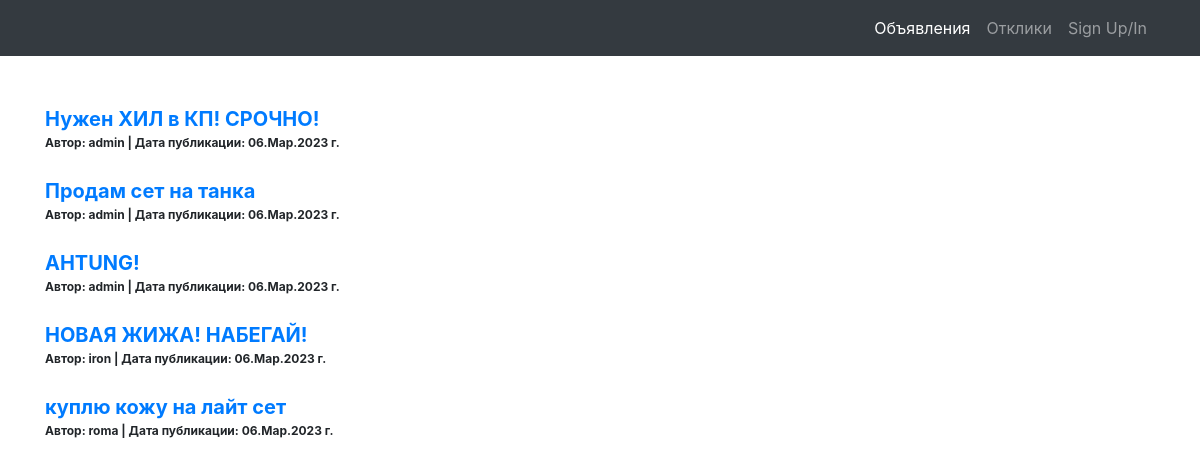
/index, run on the app's committed database.
### board/models.py (models this page shows)
class Post(models.Model):
    Tanks = 'Танки'
    Healers = 'Хилы'
    DD = 'ДД'
    Traders = 'Торговцы'
    GM = 'Гилдмастеры'
    QG = 'Квестгиверы'
    BM = 'Кузнецы'
    LE = 'Кожевники'
    PO = 'Зельевары'
    MS = 'Мастера заклинаний'
    CATEGORY = [
        (Tanks, 'Танки'),
        (Healers, 'Хилы'),
        (Traders, 'Торговцы'),
        (GM, 'Гилдмастеры'),
        (QG, 'Квестгиверы'),
        (BM, 'Кузнецы'),
        (LE, 'Кожевники'),
        (PO, 'Зельевары'),
        (MS, 'Мастера заклинаний'),
    ]
    author = models.ForeignKey(User, on_delete=models.CASCADE)
    category = models.CharField(max_length=18, choices=CATEGORY, verbose_name='Категория')
    dateCreation = models.DateTimeField(auto_now_add=True)
    title = models.CharField(max_length=256, verbose_name='Название')
    text = RichTextField()

### board/views.py (the view)
# urls.py: path('index', Index.as_view(), name='index'),
class Index(ListView):
    model = Post
    template_name = 'index.html'
    context_object_name = 'posts'

### templates/index.html (shortened to what this page needs)
{% extends 'default.html' %}
{% block content %}
    <br><br>
    {% if posts %}
        {% for post in posts %}
            <a href="/post/{{ post.id }}" style="font-size: 20px;"><b>{{ post.title }}</b></a><br>
            <span style="font-size: 12px;"><b>Автор:  {{ post.author }} |
                Дата публикации: {{ post.dateCreation|date:'d.M.Y' }} г.</b></span><br><br>
        {% endfor %}
    {% else %}
        <br><br>
        <h2>Публикаций нет!</h2>
    {% endif %}
{% endblock content %}

### templates/default.html (shortened to what this page needs)
{% load static %}
<html lang="en">
<head>
  <link href="{% static 'vendor/bootstrap/css/bootstrap.min.css' %}" rel="stylesheet">
</head>
<body>
  <nav class="navbar navbar-expand-lg navbar-dark bg-dark static-top">
    <div class="container">
      <div class="collapse navbar-collapse" id="navbarResponsive">
        <ul class="navbar-nav ml-auto">
          <li class="nav-item active">
            <a class="nav-link" href="{% url 'index' %}">Объявления
            </a>
          </li>
          <li class="nav-item">
            <a class="nav-link" href="{% url 'responses' %}">Отклики</a>
          </li>
          {% if user.is_authenticated %}
          <li class="nav-item">
              <a class="nav-link" href="{% url 'account_profile' %}">Мой профиль</a>
          </li>
          {% else %}
          <li class="nav-item">
              <a class="nav-link" href="{% url 'account_login' %}">Sign Up/In</a>
          </li>
          {% endif %}
        </ul>
      </div>
    </div>
  </nav>
  <div class="container">
    <div class="row">
      <div class="col-lg-12">
       {% block content %}{% endblock content %}
      </div>
    </div>
  </div>
</body>
</html>

### data on the page
Post: title "Нужен ХИЛ в КП! СРОЧНО!", author "admin", dateCreation "06.Мар.2023"
Post: title "Продам сет на танка", author "admin", dateCreation "06.Мар.2023"
Post: title "AHTUNG!", author "admin", dateCreation "06.Мар.2023"
Post: title "НОВАЯ ЖИЖА! НАБЕГАЙ!", author "iron", dateCreation "06.Мар.2023"
Post: title "куплю кожу на лайт сет", author "roma", dateCreation "06.Мар.2023"
